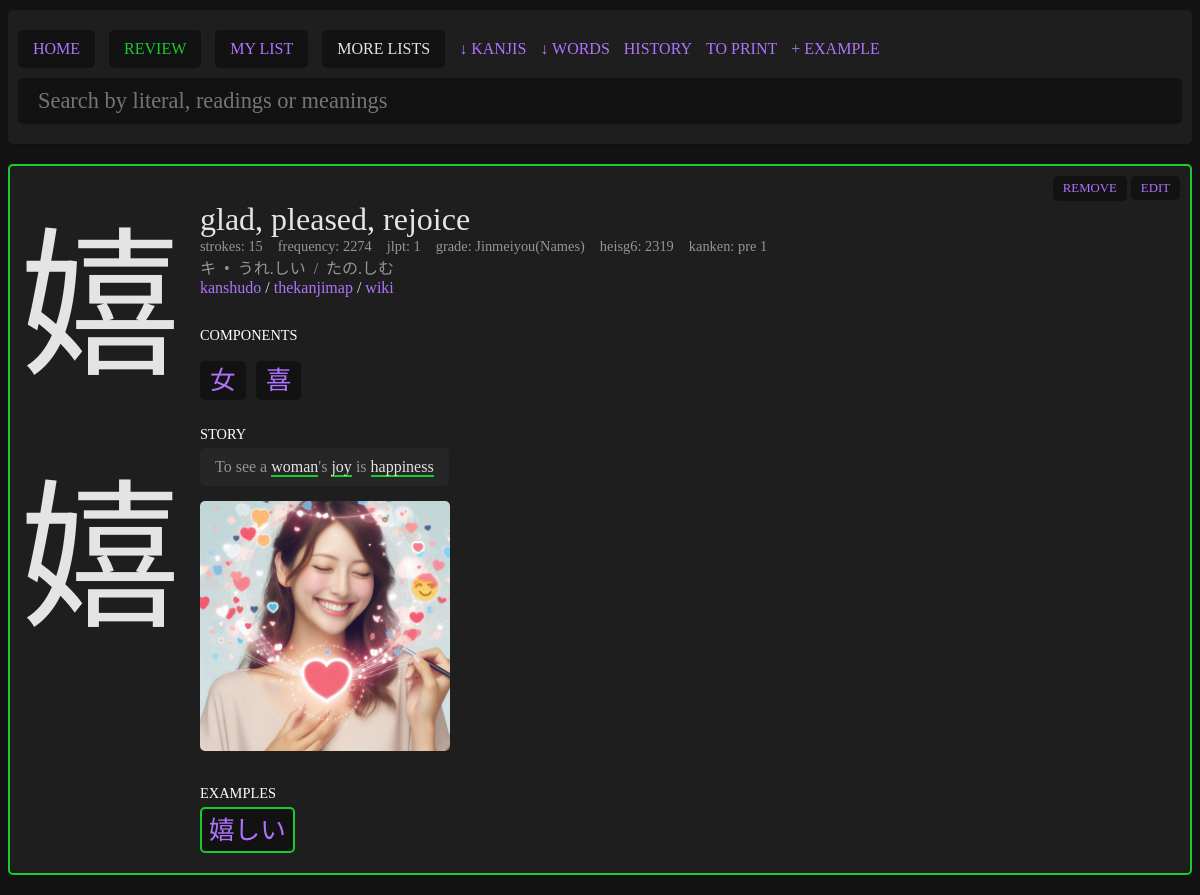
Screenshot of /pages/kanji.php?literal=嬉 with the database file from the repository.
### tables this page shows
CREATE TABLE "kanjis" (
	"literal"	TEXT NOT NULL UNIQUE,
	"meanings"	TEXT NOT NULL,
	"onReadings"	TEXT,
	"kunReadings"	TEXT,
	"strokes"	INTEGER,
	"jlpt"	INTEGER,
	"frequency"	INTEGER,
	"grade"	INTEGER,
	"heisg6"	INTEGER,
	"components"	TEXT,
	"other_forms"	TEXT, "kanken" INTEGER NULL, "story" TEXT NULL, "added" INTEGER NULL, "score" INTEGER NULL, "added_at" datetime, "unfinished" integer, "component_only" integer,
	PRIMARY KEY("literal")
);

CREATE TABLE examples (
    id INTEGER PRIMARY KEY AUTOINCREMENT,
    kanji TEXT NULL,
    kana TEXT NOT NULL,
    meanings TEXT NOT NULL,
    jlpt INTEGER NOT NULL
, "added" INTEGER NULL);

### pages/kanji.php (the view, shortened to what this page needs)
<?php
$myPDO = new PDO('sqlite:../data/kanjis.db');
if (isset($_GET['literal'])) {
    if (empty($_GET['literal'])) {
        $error = "No selected kanji.";
    } else {
        $sql = "SELECT * FROM kanjis WHERE literal = ?";
        $stmt = $myPDO->prepare($sql);
        $results = $stmt->execute([$_GET['literal']]);
        $entry = $stmt->fetch();
    }
}
?>
<?php require '../parts/header.php'; ?>
<?php if (!empty($error)) : ?>
    <div class="error">
        <?php echo $error; ?>
    </div>
<?php elseif (isset($_GET['literal'])) : ?>
    <?php if (!$entry) : ?>
        <div class="card empty">
            No results.
        </div>
    <?php else : ?>
        <div class="card <?php if ($entry['added'] == 1) echo ' added'; ?><?php if ($entry['unfinished'] == 1) echo ' unfinished'; ?>">
            <div class="left">
                <div class="kanji"><?php echo $entry['literal']; ?></div>
                <div class="big-kanji"><?php echo $entry['literal']; ?></div>
            </div>
            <div class="right">
                <div class="meanings">
                    <?php echo str_replace(";", ", ", $entry['meanings']); ?>
                </div>
                <div class="meta">
                    <div class="item">
                        <span class="ref">strokes</span>
                        <span class="number"><?php echo $entry['strokes']; ?></span>
                    </div>
                    <?php if (!empty($entry['frequency'])) : ?>
                        <div class="item">
                            <span class="ref">frequency</span>
                            <span class="number"><?php echo $entry['frequency']; ?></span>
                        </div>
                    <?php endif; ?>
                    <?php if (!empty($entry['jlpt'])) : ?>
                        <div class="item">
                            <span class="ref">jlpt</span>
                            <span class="number"><?php echo $entry['jlpt']; ?></span>
                        </div>
                    <?php endif; ?>
                    <?php if (!empty($entry['grade'])) : ?>
                        <div class="item">
                            <span class="ref">grade</span>
                            <span class="number">
                                <?php
                                if ($entry['grade'] <= 6) {
                                    echo $entry['grade'];
                                } elseif ($entry['grade'] == 8) {
                                    echo "HighSchool(Jouyou)";
                                } elseif ($entry['grade'] == 9) {
                                    echo "Jinmeiyou(Names)";
                                } else {
                                    echo "Jinmeiyou(Names extra)";
                                }
                                ?>
                            </span>
                        </div>
                    <?php endif; ?>
                    <?php if (!empty($entry['heisg6'])) : ?>
                        <div class="item">
                            <span class="ref">heisg6</span>
                            <span class="number"><?php echo $entry['heisg6']; ?></span>
                        </div>
                        <?php if (!empty($entry['kanken'])) : ?>
                            <div class="item">
                                <span class="ref">kanken</span>
                                <span class="number">
                                    <?php
                                    if ($entry['kanken'] == 1.5) {
                                        echo "pre 1";
                                    } elseif ($entry['kanken'] == 2.5) {
                                        echo "pre 2";
                                    } else {
                                        echo $entry['kanken'];
                                    }
                                    ?>
                                </span>
                            </div>
                        <?php endif; ?>
                    <?php endif; ?>
                </div>
                <?php
                if (!empty($entry['onReadings']) or !empty($entry['kunReadings'])) {
                    echo '<div class="readings">';
                    echo str_replace(";", "&nbsp;&nbsp;/&nbsp;&nbsp;", $entry['onReadings']);
                    if (!empty($entry['kunReadings'])) {
                        echo '&nbsp;&nbsp;•&nbsp;&nbsp;';
                        echo str_replace(";", "&nbsp;&nbsp;/&nbsp;&nbsp;", $entry['kunReadings']);
                    }
                    echo '</div>';
                }
                ?>
                <div class="links">
                    <a href="https://www.kanshudo.com/kanji/<?php echo $entry['literal']; ?>" target="_blank">kanshudo</a> /
                    <a href="https://thekanjimap.com/<?php echo $entry['literal']; ?>" target="_blank">thekanjimap</a> /
                    <a href="https://en.wiktionary.org/wiki/<?php echo $entry['literal']; ?>" target="_blank">wiki</a>
                </div>
                <?php
                if (!empty($entry['components'])) {
                    echo '<div class="title briem-hand-normal">Components</div>';
                    echo '<div class="components">';
                    $componentsArray = explode(";", $entry['components']);
                    foreach ($componentsArray as $component) {
                        echo '<div class="component"><a href="kanji.php?literal=' . $component . '">' . $component . '</a></div>';
                    }
                    echo '</div>';
                }
                ?>
                <?php if (!empty($entry['story'])) : ?>
                    <div class="title">Story</div>
                    <div class="story">
                        <?php
                        $pattern = '/#(.+?)#/';
                        $story = preg_replace($pattern, '<a href="kanji.php?literal=$1">$1</a>', $entry['story']);
                        $pattern = '/\_(.+?)\_/';
                        $story = preg_replace($pattern, '<span>$1</span>', $story);
                        $pattern = '/\?(.+?)\?/';
                        echo preg_replace($pattern, '<em>TODO: $1</em>', $story);
                        ?>
                    </div>
                <?php endif; ?>
                <?php
                $img = "../data/images/" . $entry['literal'] . ".jpg";
                if (file_exists($img)) {
                    echo "<a href='" . $img . "' target='_blank'><img src='" . $img . "'></a>";
                }
                ?>
                <?php
                $sql = "SELECT * FROM examples WHERE kanji != '' AND kanji LIKE ? ORDER BY jlpt DESC";
                $stmt = $myPDO->prepare($sql);
                $stmt->execute(['%' . $entry['literal'] . '%']);
                $examples = $stmt->fetchAll();
                ?>
                <?php if (!empty($examples)) : ?>
                    <div class="words">
                        <div class="title">Examples</div>
                        <?php foreach ($examples as $example) : ?>
                            <?php if ($example['added'] == 1) : ?>
                                <div class="word added">
                                <?php else : ?>
                                    <div class="word">
                                    <?php endif; ?>
                                    <a href="search.php?query=<?php echo $example['kanji']; ?>" class="example-kanji"><?php echo $example['kanji']; ?></a>
                                    </div>
                                <?php endforeach; ?>
                                </div>
                            <?php endif; ?>
                                </div>
                                <div class="action">
                                    <?php if ($entry['added'] == '' || $entry['added'] == 0) : ?>
                                        <form action="../actions/toggle_kanji_study.php" method="POST">
                                            <input type="hidden" name="literal" value="<?php echo $entry['literal']; ?>">
                                            <button type="submit">add</button>
                                        </form>
                                    <?php else : ?>
                                        <form action="../actions/toggle_kanji_study.php" method="POST">
                                            <button type="submit">remove</button>
                                        </form>
                                    <?php endif; ?>
                                    <a id="edit-toggle" href="#edit-area">edit</a>
                                </div>
                    </div>
                <?php endif; ?>
            <?php else : ?>
                <div class="card empty">
                    No kanji selected.
                </div>
            <?php endif; ?>
            <?php require '../parts/footer.php'; ?>

### parts/header.php (shortened to what this page needs)
<!DOCTYPE html>
<html lang="en">
<head>
    <link rel="stylesheet" href="../data/style.css">
</head>
<body>
    <div class="content">
        <div class="header">
            <div class="header-actions">
                <a href="index.php">HOME</a>
                <form action="../actions/review.php" method="POST">
                    <button type="submit" class="review">REVIEW</button>
                </form>
                <a href="list.php?list=my_list">MY LIST</a>
                <div class="list-menu">MORE LISTS
                </div>
                <a href="../actions/export_kanji.php" class="export">&#8595; KANJIS</a>
                <a href="../actions/export_words.php" class="export">&#8595; WORDS</a>
                <a href="../pages/history.php" class="export">HISTORY</a>
                <a href="../pages/print.php" target="_blank" class="export">TO PRINT</a>
                <a href="../pages/add-example.php" class="export">+ EXAMPLE</a>
            </div>
            <div class="header-form">
                <form action="search.php" method="GET">
                    <input type="search" placeholder="Search by literal, readings or meanings" name="query" value="<?php if (
                                                                                                                        isset($_GET["query"])
                                                                                                                    ) {
                                                                                                                        echo $_GET["query"];
                                                                                                                    } ?>">
                </form>
            </div>
        </div>

### parts/footer.php (shortened to what this page needs)
</div>
</body>
</html>

### data/style.css (style rules this page uses)
body { background:#121212; color:#e4e4e4; font-family: "NotoSansJP"; }
* { box-sizing: border-box; }
.content { max-width: 1200px; margin: 10px auto; }
.card, .header, .list { position:relative; background:#1e1e1e; display:flex; border-radius: 5px; box-shadow: 1px 2px 1px rgba(0, 0, 0, 0.1); margin-bottom:20px; }
.word.added, .card.added { border:2px solid #16cc2e; }
.header { padding:10px; }
.card .right { display: flex; flex-direction: column; flex-grow: 2; align-items: flex-start; padding:10px; }
.card .right img { max-width: 100%; max-height: 250px; margin-top:15px; border-radius: 5px; }
.card .left .kanji { font-family:"NotoSansJP", "BabelStoneHan"; font-size:120pt; padding:10px; }
.card .left .big-kanji { font-family:"KanjiStrokeOrders", "BabelStoneHan"; font-size:120pt; padding:10px; }
.card .right .meta, .card .right .components { display:flex; flex-wrap: wrap; flex-direction: row; justify-items: center; margin-top:10px; }
.card .right .meta { margin:0; }
.card .right .readings { color:#959595; font-family: "NotoSansJP"; }
.card .right .story { padding: 5px 0; color: #959595; background: #262626; padding: 10px 15px; border-radius: 5px; }
.card .right .meta .item { margin:0 15px 0 0px; color:#959595; font-size: 0.9em; }
.card .right .meta .item .ref::after { content:': '; }
.card .right .meanings { font-size: 2em; margin:25px 0 0 0 ; }
.card .right .component a { background-color:#121212; margin:0 10px 5px 0; padding:5px 10px; border-radius: 5px; font-family: "NotoSansJP"; }
.card .right .component { font-size: 1.6em; }
.card .action { position: absolute; top:10px; right:10px; }
.card .action form { display:inline-block; }
button, #edit-toggle { cursor:pointer; background-color:#121212; padding:5px 10px; border-radius: 5px; font-family: "NotoSansJP"; text-transform: uppercase; font-size: 0.8em; border:none; }
.header input { background-color:#121212; padding:10px 20px; border-radius: 5px; font-family: "NotoSansJP","BabelStoneHan"; color:#e4e4e4; border:none; width:100%; font-size: 1.4em; margin-bottom:10px; }
.header form { width:100%; }
a, button { text-decoration: none; color:#b173fd; }
.header { display: flex; flex-direction: column; }
.header .header-actions a, .header button, .list-menu { background:#121212; padding:10px 15px; margin:10px 10px 10px 0; display:inline-block; border-radius: 5px; font-size:1em; }
.header .header-actions .export { background:none; padding:10px 0; }
.list-menu { display: inline-block; position:relative; }
.header form { display:inline; }
.review { color:#16cc2e; }
.words .word { border-radius: 5px; background:#121212; margin-bottom:10px; display: inline-block; position:relative; cursor:default; margin-right:5px; }
.title { text-transform: uppercase; color:#FFF; font-size:0.9em; padding:5px 0; margin-top:25px; }
.card .right .components .component a { font-family:"NotoSansJP", "BabelStoneHan"; }
.story span { color:#e4e4e4; border-bottom: 2px solid #16cc2e; }
.word { overflow: visible; }
.word a { display: inline-block; font-size: 1.6em; padding:0px 7px 5px 7px; }

### rows the page displays
kanjis: literal "嬉", meanings "glad, pleased, rejoice", strokes "15", frequency "2274", jlpt "1", heisg6 "2319", onReadings "キ", kunReadings "うれ.しい / たの.しむ", components "女", components "喜", story "To see a woman 's joy is happiness"
examples: kanji "嬉しい"
